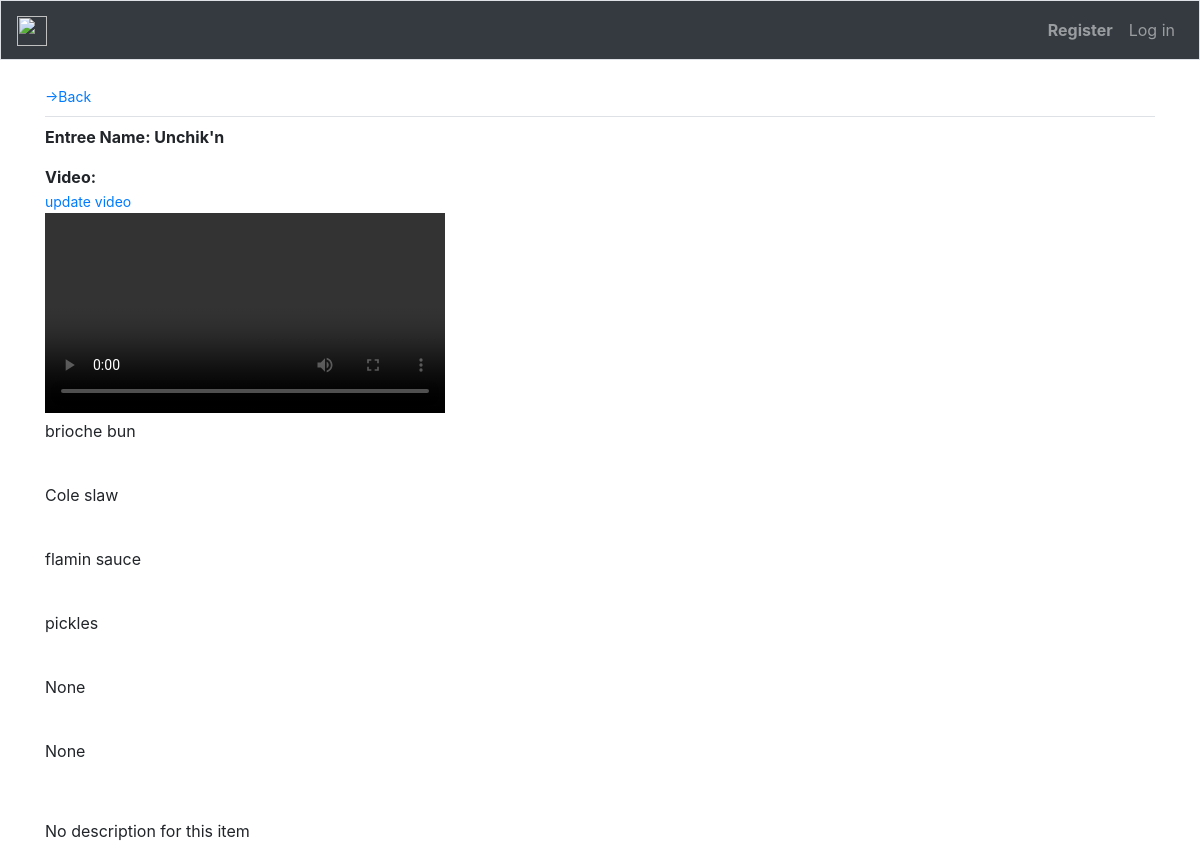
The app's page /entree_view/4/, older data.
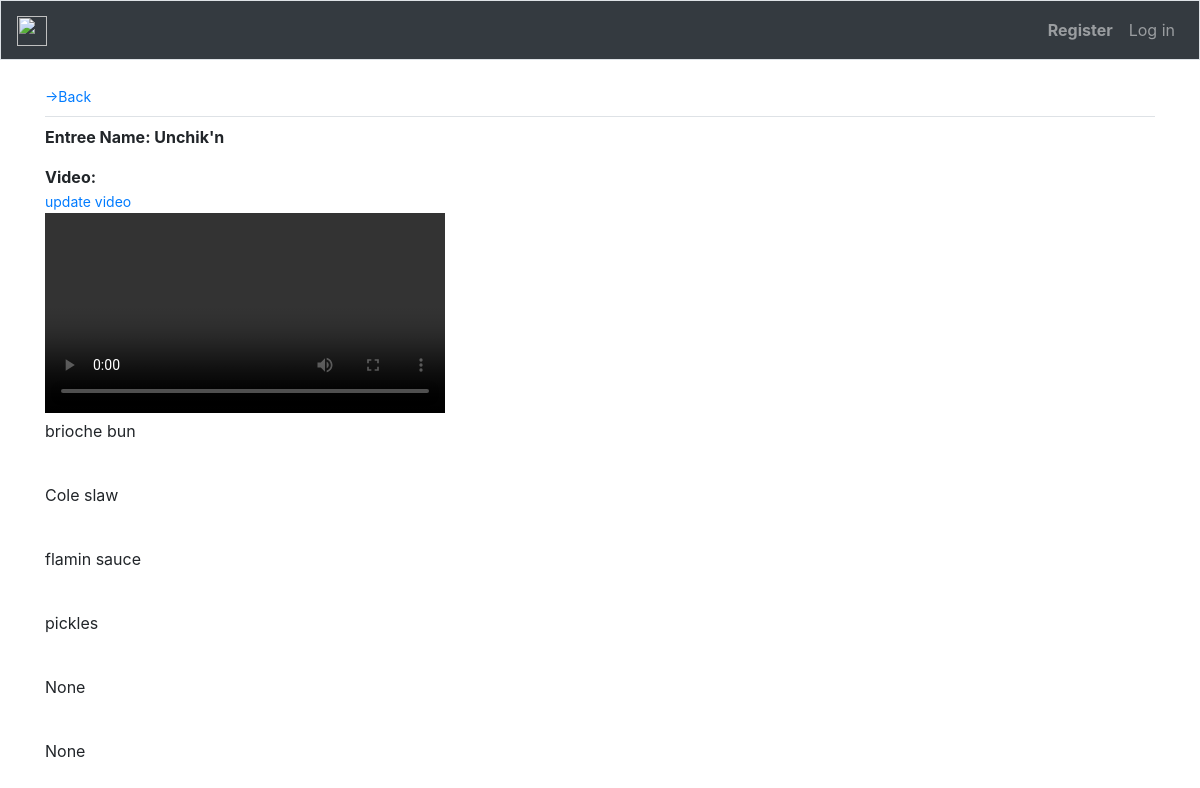
The same page, newer data.
### core/views.py (the view)
# urls.py: path('entree_view/<int:entree_id>/', views.entree_view, name='entree_view'),
def entree_view(request, entree_id):
	entree = MainCourse.objects.get(id=entree_id)
	video = [item.video for item in MainCourseVideo.objects.all() if str(item.main_course_item.name) == str(entree)]
	if video:
		video = video[-1]
	context = {'entree':entree, 'video':video}
	return render(request, 'core/entree_view.html', context)

### core/models.py (called while the page is built)
	def __str__(self):
		return f"{self.name}"

### core/templates/core/entree_view.html (shortened to what this page needs)
<!DOCTYPE html>
<html>
{% extends 'core/base.html' %}
{% load bootstrap4 %}
{% block navbar %}
<head>
</head>
<body>
<small><a href="{% url 'core:venue_menu_view' user.id %}">->Back</a></small>
{% endblock navbar %}
{% block content %}
<p><b>Entree Name: {{ entree.name }}</b></p>
{% if video %}
	<b>Video:</b><br>
	<small><a href="{% url 'core:video' user.id %}">update video</a></small><br>
	<video width='400' controls>
	<source src='{{ MEDIA_URL }}{{ video }}' type='video/mp4'>
	</video>
{% else %}
	<a href="{% url 'core:add_main_course_video' entree.id %}">Add Video for {{ entree }}</a>
{% endif %}
<p>{{ entree.ingredient1 }}</p><br>
<p>{{ entree.ingredient2 }}</p><br>
<p>{{ entree.ingredient3 }}</p><br>
<p>{{ entree.ingredient4 }}</p><br>
<p>{{ entree.ingredient5 }}</p><br>
<p>{{ entree.ingredient6 }}</p><br>
<p>{% if entree.description == None %}
		<p>No description for this item</p>
	{% else %}
	<p>{{ entree.description }}</p>
	{% endif %}</p>
{% endblock content %}

Row changes from the older to the newer data that the page shows:
changed MainCourse "Unchik'n": description empty → empty (drawn)
Text that changed along with them:
text no longer shown: "No description for this item"
